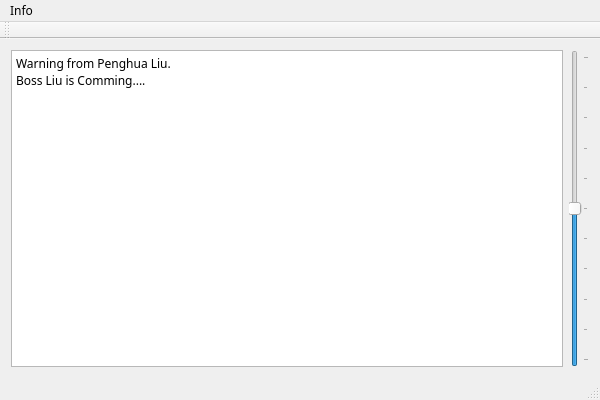
<?xml version="1.0" encoding="UTF-8"?>
<ui version="4.0">
 <class>InfoServerClass</class>
 <widget class="QMainWindow" name="InfoServerClass">
  <property name="geometry">
   <rect>
    <x>0</x>
    <y>0</y>
    <width>600</width>
    <height>400</height>
   </rect>
  </property>
  <property name="font">
   <font>
    <family>微软雅黑</family>
   </font>
  </property>
  <property name="windowTitle">
   <string>InfoServer</string>
  </property>
  <widget class="QWidget" name="centralWidget">
   <layout class="QHBoxLayout" name="horizontalLayout">
    <item>
     <widget class="QTextEdit" name="text">
      <property name="font">
       <font>
        <family>微软雅黑</family>
       </font>
      </property>
      <property name="html">
       <string>&lt;!DOCTYPE HTML PUBLIC &quot;-//W3C//DTD HTML 4.0//EN&quot; &quot;http://www.w3.org/TR/REC-html40/strict.dtd&quot;&gt;
&lt;html&gt;&lt;head&gt;&lt;meta name=&quot;qrichtext&quot; content=&quot;1&quot; /&gt;&lt;style type=&quot;text/css&quot;&gt;
p, li { white-space: pre-wrap; }
&lt;/style&gt;&lt;/head&gt;&lt;body style=&quot; font-family:'微软雅黑'; font-size:9pt; font-weight:400; font-style:normal;&quot;&gt;
&lt;p style=&quot; margin-top:0px; margin-bottom:0px; margin-left:0px; margin-right:0px; -qt-block-indent:0; text-indent:0px;&quot;&gt;&lt;span style=&quot; font-family:'SimSun';&quot;&gt;Warning from Penghua Liu.&lt;/span&gt;&lt;/p&gt;
&lt;p style=&quot; margin-top:0px; margin-bottom:0px; margin-left:0px; margin-right:0px; -qt-block-indent:0; text-indent:0px;&quot;&gt;&lt;span style=&quot; font-family:'SimSun';&quot;&gt;Boss Liu is Comming....&lt;/span&gt;&lt;/p&gt;&lt;/body&gt;&lt;/html&gt;</string>
      </property>
     </widget>
    </item>
    <item>
     <widget class="QSlider" name="dangerAttention">
      <property name="maximum">
       <number>100</number>
      </property>
      <property name="value">
       <number>50</number>
      </property>
      <property name="orientation">
       <enum>Qt::Vertical</enum>
      </property>
      <property name="invertedControls">
       <bool>false</bool>
      </property>
      <property name="tickPosition">
       <enum>QSlider::TicksBelow</enum>
      </property>
      <property name="tickInterval">
       <number>10</number>
      </property>
     </widget>
    </item>
   </layout>
  </widget>
  <widget class="QMenuBar" name="menuBar">
   <property name="geometry">
    <rect>
     <x>0</x>
     <y>0</y>
     <width>600</width>
     <height>26</height>
    </rect>
   </property>
   <widget class="QMenu" name="menuFile">
    <property name="title">
     <string>Info</string>
    </property>
    <addaction name="actionSend"/>
    <addaction name="actionRunTimer"/>
   </widget>
   <addaction name="menuFile"/>
  </widget>
  <widget class="QToolBar" name="mainToolBar">
   <attribute name="toolBarArea">
    <enum>TopToolBarArea</enum>
   </attribute>
   <attribute name="toolBarBreak">
    <bool>false</bool>
   </attribute>
  </widget>
  <widget class="QStatusBar" name="statusBar"/>
  <action name="actionSend">
   <property name="text">
    <string>Send</string>
   </property>
  </action>
  <action name="actionRunTimer">
   <property name="text">
    <string>Run Timer</string>
   </property>
  </action>
 </widget>
 <layoutdefault spacing="6" margin="11"/>
 <resources>
  <include location="InfoServer.qrc"/>
 </resources>
 <connections/>
</ui>
